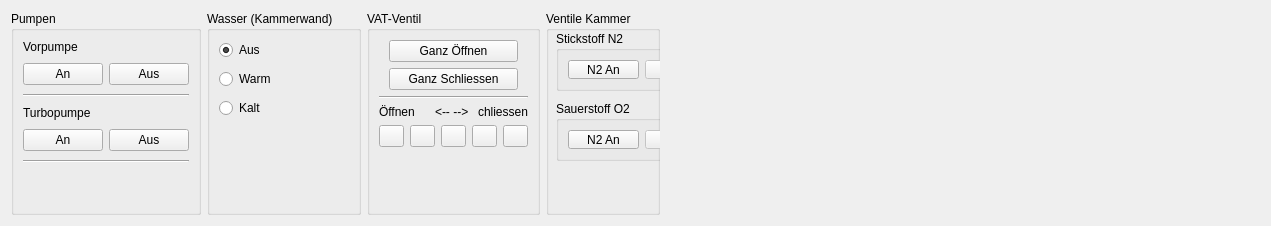
           <widget class="QWidget" name="tabVacuum">
            <attribute name="title">
             <string>Vakuum</string>
            </attribute>
            <layout class="QHBoxLayout" name="horizontalLayout_7">
             <item>
              <widget class="QGroupBox" name="groupBox_3">
               <property name="title">
                <string>Pumpen</string>
               </property>
               <layout class="QGridLayout" name="gridLayout_10">
                <property name="verticalSpacing">
                 <number>9</number>
                </property>
                <item row="1" column="1">
                 <widget class="QPushButton" name="pushButtonForePumpOn">
                  <property name="accessibleName">
                   <string>F_ForePump|1</string>
                  </property>
                  <property name="text">
                   <string>An</string>
                  </property>
                 </widget>
                </item>
                <item row="1" column="2">
                 <widget class="QPushButton" name="pushButtonForePumpOff">
                  <property name="accessibleName">
                   <string>F_ForePump|0</string>
                  </property>
                  <property name="text">
                   <string>Aus</string>
                  </property>
                 </widget>
                </item>
                <item row="2" column="1" colspan="2">
                 <widget class="Line" name="line_8">
                  <property name="orientation">
                   <enum>Qt::Horizontal</enum>
                  </property>
                 </widget>
                </item>
                <item row="0" column="1">
                 <widget class="QLabel" name="label_16">
                  <property name="text">
                   <string>Vorpumpe</string>
                  </property>
                 </widget>
                </item>
                <item row="4" column="1">
                 <widget class="QPushButton" name="pushButtonTurboOn">
                  <property name="accessibleName">
                   <string>F_TurboStartStop|1</string>
                  </property>
                  <property name="text">
                   <string>An</string>
                  </property>
                 </widget>
                </item>
                <item row="4" column="2">
                 <widget class="QPushButton" name="pushButtonTurboOff">
                  <property name="accessibleName">
                   <string>F_TurboStartStop|0</string>
                  </property>
                  <property name="text">
                   <string>Aus</string>
                  </property>
                 </widget>
                </item>
                <item row="3" column="1">
                 <widget class="QLabel" name="label_17">
                  <property name="text">
                   <string>Turbopumpe</string>
                  </property>
                 </widget>
                </item>
                <item row="6" column="1">
                 <spacer name="verticalSpacer_21">
                  <property name="orientation">
                   <enum>Qt::Vertical</enum>
                  </property>
                  <property name="sizeHint" stdset="0">
                   <size>
                    <width>20</width>
                    <height>40</height>
                   </size>
                  </property>
                 </spacer>
                </item>
                <item row="5" column="1" colspan="2">
                 <widget class="Line" name="line_9">
                  <property name="orientation">
                   <enum>Qt::Horizontal</enum>
                  </property>
                 </widget>
                </item>
               </layout>
              </widget>
             </item>
             <item>
              <widget class="QGroupBox" name="groupBox_7">
               <property name="title">
                <string>Wasser (Kammerwand)</string>
               </property>
               <layout class="QVBoxLayout" name="verticalLayout_7">
                <property name="spacing">
                 <number>9</number>
                </property>
                <item>
                 <widget class="QRadioButton" name="radioButtonWaterOff">
                  <property name="text">
                   <string>Aus</string>
                  </property>
                  <property name="checked">
                   <bool>true</bool>
                  </property>
                 </widget>
                </item>
                <item>
                 <widget class="QRadioButton" name="radioButtonWaterWarm">
                  <property name="text">
                   <string>Warm</string>
                  </property>
                 </widget>
                </item>
                <item>
                 <widget class="QRadioButton" name="radioButtonWaterCold">
                  <property name="text">
                   <string>Kalt</string>
                  </property>
                 </widget>
                </item>
                <item>
                 <spacer name="verticalSpacer_20">
                  <property name="orientation">
                   <enum>Qt::Vertical</enum>
                  </property>
                  <property name="sizeHint" stdset="0">
                   <size>
                    <width>20</width>
                    <height>40</height>
                   </size>
                  </property>
                 </spacer>
                </item>
               </layout>
              </widget>
             </item>
             <item>
              <widget class="QGroupBox" name="groupBox_8">
               <property name="title">
                <string>VAT-Ventil</string>
               </property>
               <layout class="QVBoxLayout" name="verticalLayout_15">
                <item>
                 <layout class="QHBoxLayout" name="horizontalLayout_32">
                  <item>
                   <spacer name="horizontalSpacer_20">
                    <property name="orientation">
                     <enum>Qt::Horizontal</enum>
                    </property>
                    <property name="sizeType">
                     <enum>QSizePolicy::Fixed</enum>
                    </property>
                    <property name="sizeHint" stdset="0">
                     <size>
                      <width>10</width>
                      <height>20</height>
                     </size>
                    </property>
                   </spacer>
                  </item>
                  <item>
                   <layout class="QVBoxLayout" name="verticalLayout_16">
                    <item>
                     <widget class="QPushButton" name="pushButtonVATOpenTotally">
                      <property name="text">
                       <string>Ganz Öffnen</string>
                      </property>
                     </widget>
                    </item>
                    <item>
                     <widget class="QPushButton" name="pushButtonVATCloseTotally">
                      <property name="text">
                       <string>Ganz Schliessen</string>
                      </property>
                     </widget>
                    </item>
                   </layout>
                  </item>
                  <item>
                   <spacer name="horizontalSpacer_8">
                    <property name="orientation">
                     <enum>Qt::Horizontal</enum>
                    </property>
                    <property name="sizeType">
                     <enum>QSizePolicy::Fixed</enum>
                    </property>
                    <property name="sizeHint" stdset="0">
                     <size>
                      <width>10</width>
                      <height>20</height>
                     </size>
                    </property>
                   </spacer>
                  </item>
                 </layout>
                </item>
                <item>
                 <widget class="Line" name="line_19">
                  <property name="orientation">
                   <enum>Qt::Horizontal</enum>
                  </property>
                 </widget>
                </item>
                <item>
                 <layout class="QHBoxLayout" name="horizontalLayout_40">
                  <item>
                   <widget class="QLabel" name="label_19">
                    <property name="sizePolicy">
                     <sizepolicy hsizetype="Fixed" vsizetype="Preferred">
                      <horstretch>0</horstretch>
                      <verstretch>0</verstretch>
                     </sizepolicy>
                    </property>
                    <property name="minimumSize">
                     <size>
                      <width>50</width>
                      <height>0</height>
                     </size>
                    </property>
                    <property name="maximumSize">
                     <size>
                      <width>50</width>
                      <height>16777215</height>
                     </size>
                    </property>
                    <property name="text">
                     <string>Öffnen</string>
                    </property>
                   </widget>
                  </item>
                  <item>
                   <widget class="QLabel" name="label_18">
                    <property name="text">
                     <string>&lt;-- --&gt;</string>
                    </property>
                   </widget>
                  </item>
                  <item>
                   <widget class="QLabel" name="label_11">
                    <property name="sizePolicy">
                     <sizepolicy hsizetype="Fixed" vsizetype="Preferred">
                      <horstretch>0</horstretch>
                      <verstretch>0</verstretch>
                     </sizepolicy>
                    </property>
                    <property name="minimumSize">
                     <size>
                      <width>50</width>
                      <height>0</height>
                     </size>
                    </property>
                    <property name="maximumSize">
                     <size>
                      <width>50</width>
                      <height>16777215</height>
                     </size>
                    </property>
                    <property name="text">
                     <string>Schliessen</string>
                    </property>
                    <property name="alignment">
                     <set>Qt::AlignRight|Qt::AlignTrailing|Qt::AlignVCenter</set>
                    </property>
                   </widget>
                  </item>
                 </layout>
                </item>
                <item>
                 <layout class="QHBoxLayout" name="horizontalLayout_6">
                  <item>
                   <widget class="QPushButton" name="pushButtonVATOpenFast">
                    <property name="sizePolicy">
                     <sizepolicy hsizetype="Fixed" vsizetype="Fixed">
                      <horstretch>0</horstretch>
                      <verstretch>0</verstretch>
                     </sizepolicy>
                    </property>
                    <property name="maximumSize">
                     <size>
                      <width>25</width>
                      <height>16777215</height>
                     </size>
                    </property>
                    <property name="accessibleName">
                     <string/>
                    </property>
                    <property name="styleSheet">
                     <string notr="true">background-image: url(:/images/FastLeft.png);
image: url(:/images/FastLeft.png);</string>
                    </property>
                    <property name="text">
                     <string/>
                    </property>
                   </widget>
                  </item>
                  <item>
                   <widget class="QPushButton" name="pushButtonVATOpenSlow">
                    <property name="sizePolicy">
                     <sizepolicy hsizetype="Fixed" vsizetype="Fixed">
                      <horstretch>0</horstretch>
                      <verstretch>0</verstretch>
                     </sizepolicy>
                    </property>
                    <property name="maximumSize">
                     <size>
                      <width>25</width>
                      <height>16777215</height>
                     </size>
                    </property>
                    <property name="accessibleName">
                     <string/>
                    </property>
                    <property name="styleSheet">
                     <string notr="true">background-image: url(:/images/Left.png);
image: url(:/images/Left.png);</string>
                    </property>
                    <property name="text">
                     <string/>
                    </property>
                   </widget>
                  </item>
                  <item>
                   <widget class="QPushButton" name="pushButtonVATStop">
                    <property name="sizePolicy">
                     <sizepolicy hsizetype="Fixed" vsizetype="Fixed">
                      <horstretch>0</horstretch>
                      <verstretch>0</verstretch>
                     </sizepolicy>
                    </property>
                    <property name="maximumSize">
                     <size>
                      <width>25</width>
                      <height>16777215</height>
                     </size>
                    </property>
                    <property name="accessibleName">
                     <string/>
                    </property>
                    <property name="styleSheet">
                     <string notr="true">image: url(:/images/Stop.png);
background-image: url(:/images/Stop.png);
</string>
                    </property>
                    <property name="text">
                     <string/>
                    </property>
                   </widget>
                  </item>
                  <item>
                   <widget class="QPushButton" name="pushButtonVATCloseSlow">
                    <property name="sizePolicy">
                     <sizepolicy hsizetype="Fixed" vsizetype="Fixed">
                      <horstretch>0</horstretch>
                      <verstretch>0</verstretch>
                     </sizepolicy>
                    </property>
                    <property name="maximumSize">
                     <size>
                      <width>25</width>
                      <height>16777215</height>
                     </size>
                    </property>
                    <property name="accessibleName">
                     <string/>
                    </property>
                    <property name="styleSheet">
                     <string notr="true">image: url(:/images/Right.png);
background-image: url(:/images/Right.png);
</string>
                    </property>
                    <property name="text">
                     <string/>
                    </property>
                   </widget>
                  </item>
                  <item>
                   <widget class="QPushButton" name="pushButtonVATCloseFast">
                    <property name="enabled">
                     <bool>true</bool>
                    </property>
                    <property name="sizePolicy">
                     <sizepolicy hsizetype="Fixed" vsizetype="Fixed">
                      <horstretch>0</horstretch>
                      <verstretch>0</verstretch>
                     </sizepolicy>
                    </property>
                    <property name="minimumSize">
                     <size>
                      <width>25</width>
                      <height>0</height>
                     </size>
                    </property>
                    <property name="maximumSize">
                     <size>
                      <width>25</width>
                      <height>16777215</height>
                     </size>
                    </property>
                    <property name="accessibleName">
                     <string/>
                    </property>
                    <property name="styleSheet">
                     <string notr="true">image: url(:/images/FastRight.png);
background-image: url(:/images/FastRight.png);</string>
                    </property>
                    <property name="text">
                     <string/>
                    </property>
                   </widget>
                  </item>
                 </layout>
                </item>
                <item>
                 <spacer name="verticalSpacer_18">
                  <property name="orientation">
                   <enum>Qt::Vertical</enum>
                  </property>
                  <property name="sizeHint" stdset="0">
                   <size>
                    <width>20</width>
                    <height>40</height>
                   </size>
                  </property>
                 </spacer>
                </item>
               </layout>
              </widget>
             </item>
             <item>
              <widget class="QGroupBox" name="groupBox_34">
               <property name="title">
                <string>Ventile Kammer</string>
               </property>
               <widget class="QGroupBox" name="groupBox_35">
                <property name="geometry">
                 <rect>
                  <x>10</x>
                  <y>20</y>
                  <width>171</width>
                  <height>60</height>
                 </rect>
                </property>
                <property name="title">
                 <string>Stickstoff N2</string>
                </property>
                <layout class="QVBoxLayout" name="verticalLayout_22">
                 <item>
                  <layout class="QHBoxLayout" name="horizontalLayout_60">
                   <item>
                    <widget class="QPushButton" name="pushButtonN2ChamberOn">
                     <property name="enabled">
                      <bool>true</bool>
                     </property>
                     <property name="sizePolicy">
                      <sizepolicy hsizetype="Minimum" vsizetype="Fixed">
                       <horstretch>0</horstretch>
                       <verstretch>0</verstretch>
                      </sizepolicy>
                     </property>
                     <property name="accessibleName">
                      <string>O_N2Chamber|1</string>
                     </property>
                     <property name="text">
                      <string>N2 An</string>
                     </property>
                    </widget>
                   </item>
                   <item>
                    <widget class="QPushButton" name="pushButtonN2ChamberOff">
                     <property name="enabled">
                      <bool>false</bool>
                     </property>
                     <property name="accessibleName">
                      <string>O_N2Chamber|0</string>
                     </property>
                     <property name="text">
                      <string>N2 Aus</string>
                     </property>
                    </widget>
                   </item>
                  </layout>
                 </item>
                </layout>
               </widget>
               <widget class="QGroupBox" name="groupBox_36">
                <property name="geometry">
                 <rect>
                  <x>10</x>
                  <y>90</y>
                  <width>171</width>
                  <height>60</height>
                 </rect>
                </property>
                <property name="title">
                 <string>Sauerstoff O2</string>
                </property>
                <layout class="QVBoxLayout" name="verticalLayout_51">
                 <item>
                  <layout class="QHBoxLayout" name="horizontalLayout_61">
                   <item>
                    <widget class="QPushButton" name="pushButtonO2ChamberOn">
                     <property name="enabled">
                      <bool>true</bool>
                     </property>
                     <property name="sizePolicy">
                      <sizepolicy hsizetype="Minimum" vsizetype="Fixed">
                       <horstretch>0</horstretch>
                       <verstretch>0</verstretch>
                      </sizepolicy>
                     </property>
                     <property name="accessibleName">
                      <string>O_O2Chamber|1</string>
                     </property>
                     <property name="text">
                      <string>N2 An</string>
                     </property>
                    </widget>
                   </item>
                   <item>
                    <widget class="QPushButton" name="pushButtonO2ChamberOff">
                     <property name="enabled">
                      <bool>false</bool>
                     </property>
                     <property name="accessibleName">
                      <string>O_O2Chamber|0</string>
                     </property>
                     <property name="text">
                      <string>N2 Aus</string>
                     </property>
                    </widget>
                   </item>
                  </layout>
                 </item>
                </layout>
               </widget>
              </widget>
             </item>
             <item>
              <spacer name="horizontalSpacer_13">
               <property name="orientation">
                <enum>Qt::Horizontal</enum>
               </property>
               <property name="sizeType">
                <enum>QSizePolicy::Fixed</enum>
               </property>
               <property name="sizeHint" stdset="0">
                <size>
                 <width>600</width>
                 <height>20</height>
                </size>
               </property>
              </spacer>
             </item>
            </layout>
           </widget>
